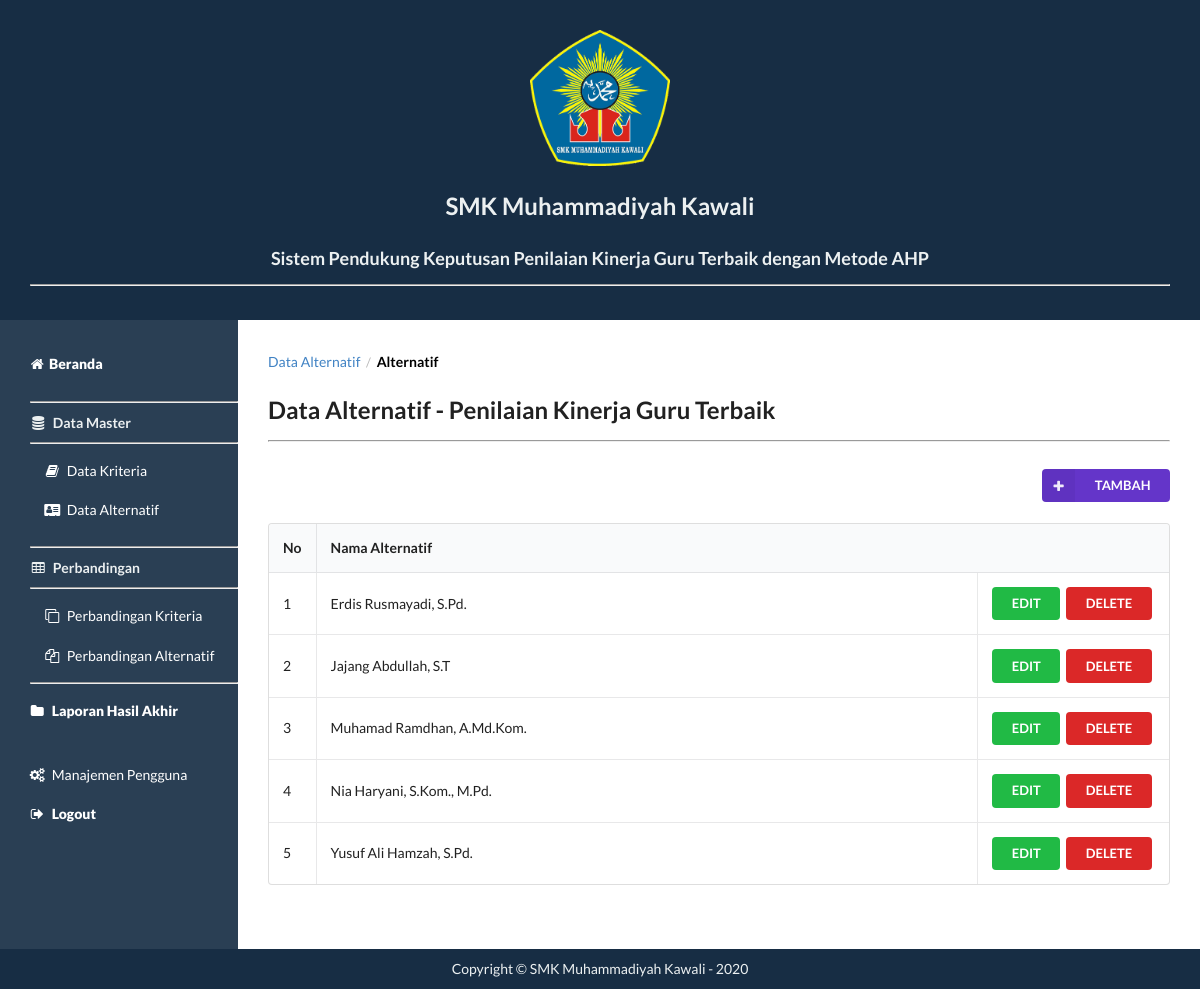
/alternatif.php (signed in), run on the app's committed database.
### tables this page shows
CREATE TABLE `alternatif` (
  `id` int(11) NOT NULL,
  `nama` varchar(100) NOT NULL
);

### alternatif.php (the view, shortened to what this page needs)
<?php
	include('fungsi.php');
	include('header.php');
    if(empty($_SESSION['username']) AND empty($_SESSION['password'])){
        echo "<script>alert('Anda Harus Login Dulu !'); window.location = 'login.php'</script>";
    }else{
?>
<section class="content">
	<div class="ui breadcrumb">
		<a class="section">Data Alternatif</a>
		<div class="divider"> / </div>
		<div class="active section">Alternatif</div>
	</div>
	<h2 class="ui header">Data Alternatif - Penilaian Kinerja Guru Terbaik</h2>
	<hr><br>
	<a href="tambah.php?jenis=alternatif">
						<div class="ui right floated small violet labeled icon button">
						<i class="plus icon"></i>TAMBAH
						</div>
					</a>
					<br><br>
	<table class="ui celled padded table">
		<thead>
			<tr>
				<th class="collapsing">No</th>
				<th colspan="2">Nama Alternatif</th>
			</tr>
		</thead>
		<tbody>
		<?php
			$query = "SELECT id,nama FROM alternatif ORDER BY id";
			$result	= mysqli_query($koneksi, $query);
			$i = 0;
			while ($row = mysqli_fetch_array($result)) {
				$i++;
		?>
			<tr>
				<td><?php echo $i ?></td>
				<td><?php echo $row['nama'] ?></td>
				<td class="right aligned collapsing">
					<form method="post" action="alternatif.php">
						<button type="submit" name="edit" class="small ui green button">EDIT</button>
						<button type="submit" name="delete" class="small ui red button">DELETE</button>
					</form>
				</td>
			</tr>
<?php } ?>
		</tbody>
	</table>
	<br>
</section>
<?php include('footer.php'); ?>
			<?php } ?>

### css/style.css (style rules this page uses)
html { display: -webkit-box;display: -ms-flexbox;display: flex; -webkit-box-orient: vertical; -webkit-box-direction: normal; -ms-flex-direction: column; flex-direction: column; }
body { display: -webkit-box; display: -ms-flexbox; display: flex; -webkit-box-orient: vertical; -webkit-box-direction: normal; -ms-flex-direction: column; flex-direction: column; min-height: 100vh; }
.content { display: block; -webkit-box-flex: 1; -ms-flex: 1; flex: 1; }
body { margin: 0; background: #fff; font-size: 13px; font-weight: 400; line-height: 1.471; }
nav, section, footer { padding: 10px 30px; margin: 0; color: #ECF0F1; }
section { background: white; color: black; padding: 30px; }

### data on the page
alternatif: nama "Erdis Rusmayadi, S.Pd."
alternatif: nama "Jajang Abdullah, S.T"
alternatif: nama "Muhamad Ramdhan, A.Md.Kom."
alternatif: nama "Nia Haryani, S.Kom., M.Pd."
alternatif: nama "Yusuf Ali Hamzah, S.Pd."
